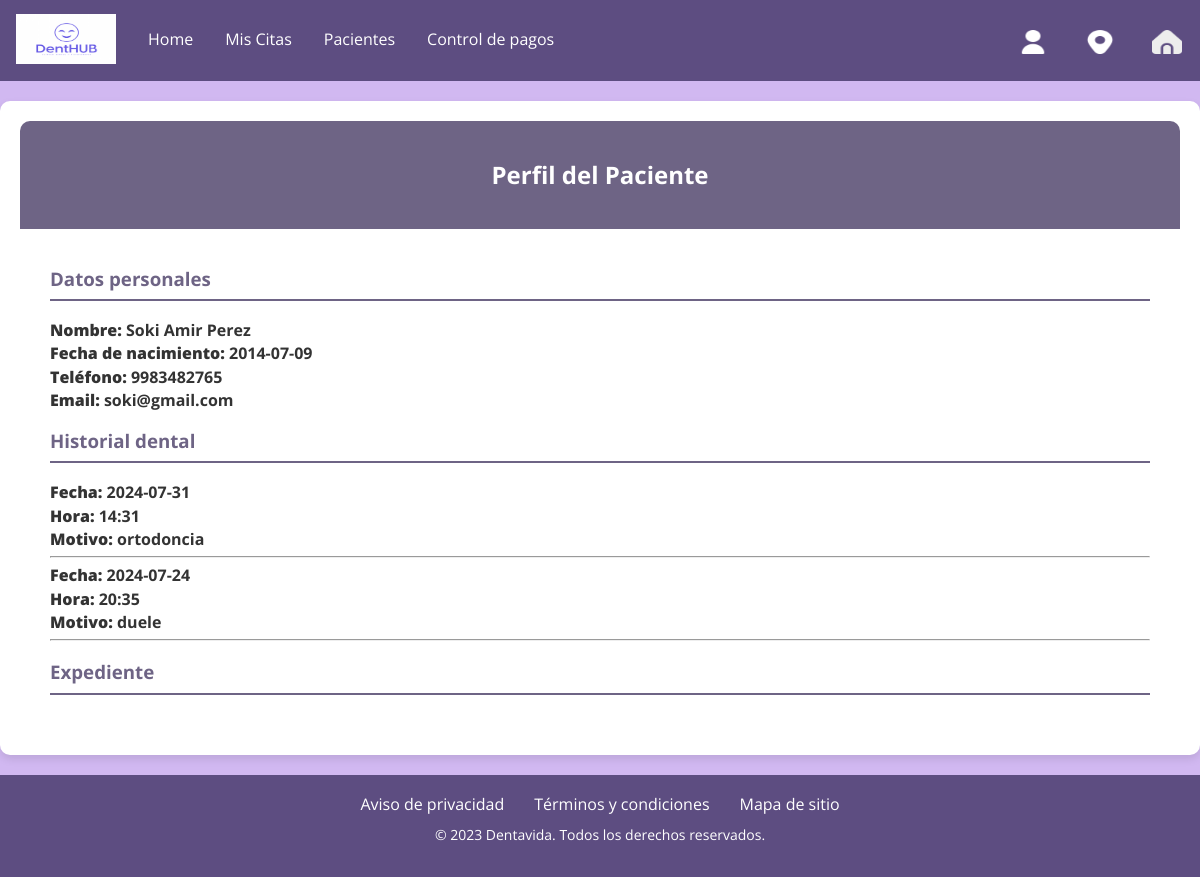
Screenshot of /vista_admin/Pacientes/perfil_pac/index.php?id_paciente=3 with the database file from the repository.
### tables this page shows
CREATE TABLE `pacientes` (
  `id_paciente` int(11) NOT NULL,
  `nombre` varchar(50) DEFAULT NULL,
  `apellido_paterno` varchar(50) DEFAULT NULL,
  `apellido_materno` varchar(50) DEFAULT NULL,
  `correo` varchar(100) DEFAULT NULL,
  `contrasena` varchar(50) DEFAULT NULL,
  `fecha_nacimiento` date DEFAULT NULL,
  `estado` enum('Activo','Inactivo') DEFAULT 'Inactivo',
  `telefono` varchar(15) DEFAULT NULL,
  `usuario` varchar(50) NOT NULL
);

CREATE TABLE `citas` (
  `id_cita` int(11) NOT NULL,
  `id_paciente` int(11) DEFAULT NULL,
  `fecha_hora` datetime DEFAULT NULL,
  `motivo` varchar(255) DEFAULT NULL,
  `comentarios` text DEFAULT NULL,
  `estado` enum('Confirmada','Pendiente') DEFAULT 'Pendiente',
  `precio` int(200) NOT NULL,
  `monto_total` decimal(10,2) DEFAULT NULL
);

### vista_admin/pacientes/perfil_pac/index.php (the view, shortened to what this page needs)
<?php
include('../../../connection/connection.php');
$id_paciente = $_GET['id_paciente'];
$sql_paciente = "SELECT nombre, apellido_paterno, apellido_materno, fecha_nacimiento, telefono, correo FROM pacientes WHERE id_paciente = ?";
$stmt_paciente = $conn->prepare($sql_paciente);
$stmt_paciente->bind_param("i", $id_paciente);
$stmt_paciente->execute();
$result_paciente = $stmt_paciente->get_result();
if ($result_paciente->num_rows > 0) {
    $paciente = $result_paciente->fetch_assoc();
} else {
    echo "No se encontraron datos del paciente.";
    exit();
}
$sql_citas = "SELECT fecha_hora, motivo FROM citas WHERE id_paciente = ? ORDER BY fecha_hora DESC";
$stmt_citas = $conn->prepare($sql_citas);
$stmt_citas->bind_param("i", $id_paciente);
$stmt_citas->execute();
$result_citas = $stmt_citas->get_result();
?>
<!DOCTYPE html>
<html lang="es">
<head>
    <link rel="stylesheet" href="../../../style/normalize.css">
    <link rel="stylesheet" href="./style.css">
</head>
<body>
<header>
    <nav>
        <div class="arriba">
            <a class="navbar-brand" href="#">
                <img src="../../../img/logo.png" width="100" height="50" alt="">
            </a>
            <div class="navbar_items">
                <li><a href="../../index.php">Home</a></li>
                <li><a href="../../calendario_admin/index.php">Mis Citas</a></li>
                <li><a href="../index.php">Pacientes</a></li>
                <li><a href="../../control_de_pagos/index.php">Control de pagos</a></li>
                <div class="contenedor_icons">
                    <a class="navbar-brand" href="../registro/index.html">
                        <img src="../../../img/usuario (1).png" alt="" width="30" height="24">
                    </a>
                    <a class="navbar-brand" href="https://www.google.com.mx/maps/preview">
                        <img src="../../../img/marcador (2).png" alt="" width="30" height="24">
                    </a>
                    <a class="navbar-brand" href="#">
                        <img src="../../../img/hogar (2).png" alt="" width="30" height="24">
                    </a>
                </div>
            </div>
        </div>
    </nav>
</header>
<div class="container">
    <div class="profile-card">
        <div class="profile-header">
            <h2>Perfil del Paciente</h2>
        </div>
        <div class="profile-info">
            <h3>Datos personales</h3>
            <div class="info-item">
                <p><strong>Nombre:</strong> <?= htmlspecialchars($paciente['nombre'] . ' ' . $paciente['apellido_paterno'] . ' ' . $paciente['apellido_materno']) ?></p>
                <p><strong>Fecha de nacimiento:</strong> <?= htmlspecialchars($paciente['fecha_nacimiento']) ?></p>
                <p><strong>Teléfono:</strong> <?= htmlspecialchars($paciente['telefono']) ?></p>
                <p><strong>Email:</strong> <?= htmlspecialchars($paciente['correo']) ?></p>
            </div>
            <h3>Historial dental</h3>
            <div class="info-item">
                <?php if ($result_citas->num_rows > 0): ?>
                    <?php while($cita = $result_citas->fetch_assoc()): ?>
                        <p><strong>Fecha:</strong> <?= (new DateTime($cita['fecha_hora']))->format('Y-m-d') ?></p>
                        <p><strong>Hora:</strong> <?= (new DateTime($cita['fecha_hora']))->format('H:i') ?></p>
                        <p><strong>Motivo:</strong> <?= htmlspecialchars($cita['motivo']) ?></p>
                        <hr>
                    <?php endwhile; ?>
                <?php else: ?>
                    <p>No hay citas registradas.</p>
                <?php endif; ?>
            </div>
            <h3>Expediente</h3>
        </div>
    </div>
</div>
<footer class="bg_footer">
    <div class="footer-container">
        <ul>
            <li><a href="#aviso-privacidad">Aviso de privacidad</a></li>
            <li><a href="#terminos-y-condiciones">Términos y condiciones</a></li>
            <li><a href="#mapa-de-sitio">Mapa de sitio</a></li>
        </ul>
        <p>&copy; 2023 Dentavida. Todos los derechos reservados.</p>
    </div>
</footer>
</body>
</html>

### vista_admin/pacientes/perfil_pac/style.css (style rules this page uses)
body { font-family: "Open Sans", sans-serif; background-color: rgb(209, 184, 241); margin: 0; padding: 0; }
.arriba { list-style-type: none; margin: 0; display: block; padding: 0; overflow: hidden; background-color: #5d4d81; }
.contenedor_icons { display: grid; grid-template-columns: repeat(3, 1fr); grid-gap: -20000px; margin-left: 1000px; }
.navbar_items { margin-top: 16px; }
.arriba a { float: left; }
.arriba a { display: block; color: #ffffff; text-align: center; padding: 14px 16px; text-decoration: none; }
.container { max-width: 1200px; margin: 20px auto; padding: 20px; background-color: #ffffff; border-radius: 10px; box-shadow: 0 4px 8px rgba(0, 0, 0, 0.1); }
.profile-card { width: 100%; }
.profile-header { background-color: #6e6485; color: #ffffff; text-align: center; padding: 20px; border-radius: 10px 10px 0 0; }
.profile-info { padding: 20px 30px; }
.profile-info h3 { color: #6e6485; border-bottom: 2px solid #6e6485; padding-bottom: 10px; margin-bottom: 20px; }
.info-item { margin-bottom: 20px; }
.info-item p { margin: 5px 0; font-weight: bold; color: #333; }
footer { background-color: #5d4d81; color: #ffffff; padding: 20px; text-align: center; }
.footer-container ul { list-style-type: none; padding: 0; margin: 0 0 10px 0; display: flex; justify-content: center; }
.footer-container ul li { margin: 0 15px; }
.footer-container ul a { color: #ffffff; text-decoration: none; }
footer p { font-size: 14px; color: #ffffff; }

### rows the page displays
pacientes: nombre+apellido_paterno+apellido_materno "Soki Amir Perez", fecha_nacimiento "2014-07-09", telefono "9983482765", correo "soki@gmail.com"
citas: fecha_hora "2024-07-31", fecha_hora "14:31", motivo "ortodoncia"
citas: fecha_hora "2024-07-24", fecha_hora "20:35", motivo "duele"
